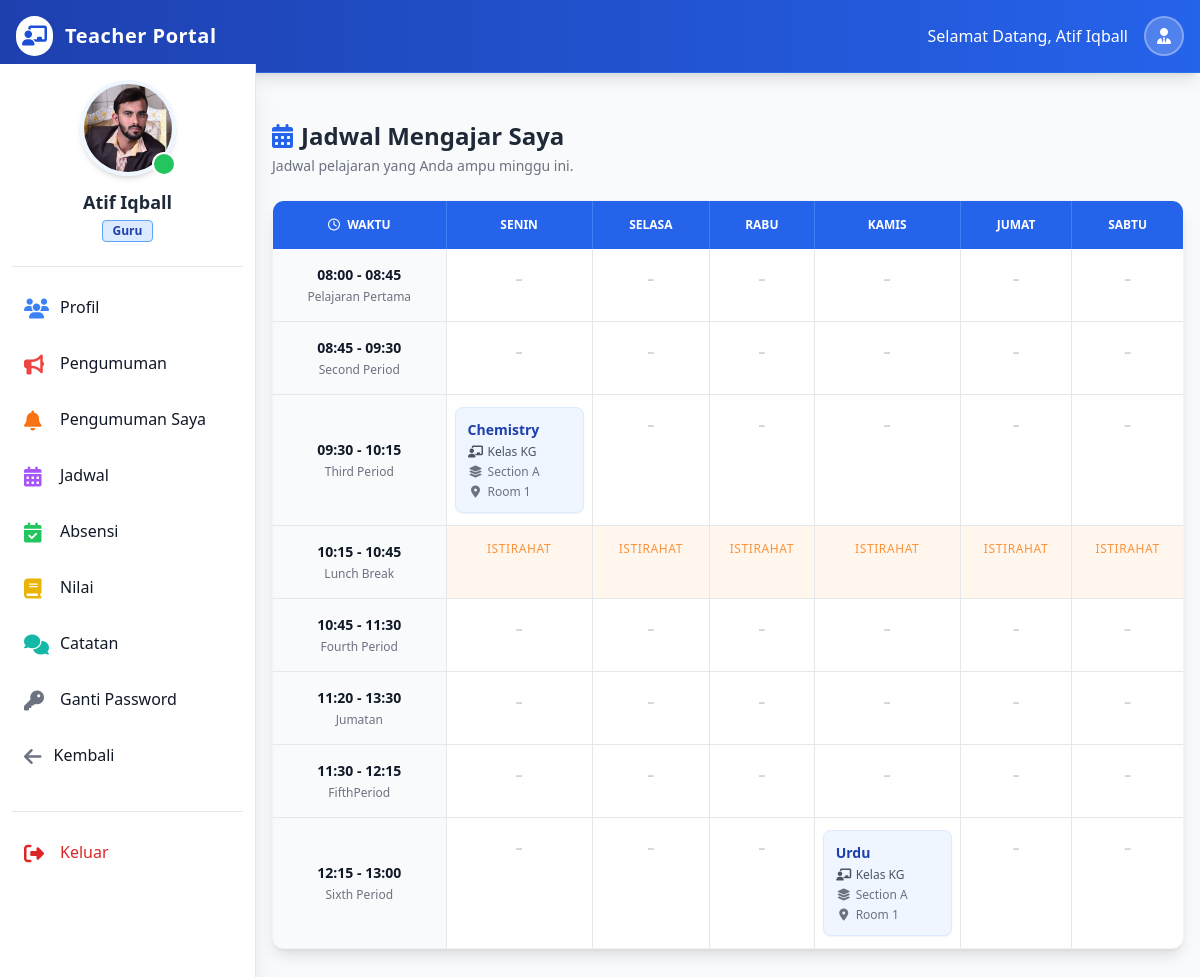
The page /guru/index.php?jadwal (signed in) on the database its author committed.
### tables this page shows
CREATE TABLE `guru` (
  `id_guru` int NOT NULL,
  `nama_guru` varchar(100) NOT NULL,
  `email_guru` varchar(100) NOT NULL,
  `password_guru` varchar(200) NOT NULL,
  `tanggal_lahir_guru` date NOT NULL,
  `foto_guru` varchar(300) NOT NULL,
  `mapel_guru` varchar(50) NOT NULL,
  `telepon_guru` varchar(30) NOT NULL,
  `alamat_guru` varchar(100) NOT NULL,
  `umur_guru` int NOT NULL,
  `jekel_guru` enum('Laki_Laki','Perempuan') NOT NULL,
  `status_guru` enum('Aktif','Disable') NOT NULL DEFAULT 'Aktif',
  `tanggal_regis_guru` datetime NOT NULL DEFAULT CURRENT_TIMESTAMP
);

CREATE TABLE `sesi` (
  `id_sesi` int NOT NULL,
  `nama_sesi` varchar(50) NOT NULL,
  `jam_mulai_sesi` time NOT NULL,
  `jam_berakhir_sesi` time NOT NULL,
  `created_at` datetime NOT NULL DEFAULT CURRENT_TIMESTAMP
);

CREATE TABLE `mapel` (
  `id_mapel` int NOT NULL,
  `kode_mapel` varchar(20) NOT NULL,
  `nama_mapel` varchar(50) NOT NULL,
  `created_at` datetime NOT NULL DEFAULT CURRENT_TIMESTAMP
);

CREATE TABLE `kelas` (
  `id_kelas` int NOT NULL,
  `nama_kelas` varchar(50) NOT NULL,
  `nama_mapel` varchar(300) NOT NULL,
  `nama_seksi` varchar(50) NOT NULL,
  `k_id_guru` int NOT NULL,
  `created_at` datetime NOT NULL DEFAULT CURRENT_TIMESTAMP
);

CREATE TABLE `seksi` (
  `id_seksi` int NOT NULL,
  `judul_seksi` varchar(50) DEFAULT NULL,
  `created_at` datetime NOT NULL DEFAULT CURRENT_TIMESTAMP
);

CREATE TABLE `ruangan` (
  `id_ruangan` int NOT NULL,
  `nama_ruangan` varchar(50) NOT NULL,
  `kapasitas_ruangan` int NOT NULL,
  `r_id_kelas` int NOT NULL,
  `r_id_seksi` int NOT NULL,
  `created_at` datetime NOT NULL DEFAULT CURRENT_TIMESTAMP
);

### guru/jadwal.php (the view, shortened to what this page needs)
<div class="p-4 sm:ml-64">
    <div class="max-w-6xl mx-auto mt-10">
        <div class="mb-6">
            <h1 class="text-2xl font-bold text-gray-800 flex items-center">
                <i class="fas fa-calendar-alt text-blue-600 mr-2"></i> Jadwal Mengajar Saya
            </h1>
            <p class="text-gray-500 text-sm mt-1">Jadwal pelajaran yang Anda ampu minggu ini.</p>
        </div>
        <div class="bg-white rounded-xl shadow-lg border border-gray-100 overflow-hidden">
            <div class="overflow-x-auto">
                <table class="w-full text-sm text-left text-gray-500">
                    <thead class="text-xs text-white uppercase bg-blue-600 text-center">
                        <tr>
                            <th scope="col" class="px-6 py-4 border-r border-blue-500">
                                <i class="far fa-clock mr-1"></i> Waktu
                            </th>
                            <?php
                            $days = ['Senin', 'Selasa', 'Rabu', 'Kamis', 'Jumat', 'Sabtu'];
                            foreach ($days as $day) : ?>
                                <th scope="col" class="px-6 py-4 border-r border-blue-500 last:border-r-0">
                                    <?= $day ?>
                                </th>
                            <?php endforeach; ?>
                        </tr>
                    </thead>
                    <tbody class="divide-y divide-gray-200">
                        <?php
                        $teacher_id = $_SESSION['teacher_id'];
                        $sessions = [];
                        $sesi_sql = "SELECT * FROM `sesi` ORDER BY jam_mulai_sesi ASC";
                        $sesi_result = $conn->query($sesi_sql);
                        while ($row = $sesi_result->fetch_assoc()) {
                            $sessions[] = $row;
                        }
                        $schedule_map = [];
                        $jadwal_sql = "SELECT j.*,
                                              k.nama_kelas,
                                              m.nama_mapel,
                                              r.nama_ruangan,
                                              s.judul_seksi
                                       FROM `jadwal` j
                                       LEFT JOIN `kelas` k ON j.j_id_kelas = k.id_kelas
                                       LEFT JOIN `mapel` m ON j.j_mapel_id = m.id_mapel
                                       LEFT JOIN `ruangan` r ON j.j_id_ruangan = r.id_ruangan
                                       LEFT JOIN `seksi` s ON j.j_id_seksi = s.id_seksi
                                       WHERE j.j_id_guru = '$teacher_id'";
                        $jadwal_result = $conn->query($jadwal_sql);
                        while ($row = $jadwal_result->fetch_assoc()) {
                            $day_name = $row['hari_jadwal'];
                            $session_id = $row['j_id_sesi'];
                            $schedule_map[$day_name][$session_id] = $row;
                        }
                        foreach ($sessions as $sesi) :
                            $sesi_id = $sesi['id_sesi'];
                            $is_break = stripos($sesi['nama_sesi'], 'Rest') !== false || stripos($sesi['nama_sesi'], 'Break') !== false || stripos($sesi['nama_sesi'], 'Istirahat') !== false || stripos($sesi['nama_sesi'], 'Lunch') !== false;
                            $row_class = $is_break ? "bg-orange-50" : "hover:bg-gray-50";
                            $time_display = date('H:i', strtotime($sesi['jam_mulai_sesi'])) . ' - ' . date('H:i', strtotime($sesi['jam_berakhir_sesi']));
                        ?>
                            <tr class="<?= $row_class ?>">
                                <td class="px-4 py-4 font-medium text-gray-900 border-r text-center whitespace-nowrap bg-gray-50">
                                    <div class="text-sm font-bold"><?= $time_display ?></div>
                                    <div class="text-xs text-gray-500 mt-1"><?= $sesi['nama_sesi'] ?></div>
                                </td>
                                <?php foreach ($days as $day) : ?>
                                    <td class="px-2 py-3 border-r border-gray-200 last:border-r-0 text-center align-top h-full">
                                        <?php
                                        if ($is_break) {
                                           echo "<span class='text-orange-400 font-medium text-xs uppercase tracking-wider'>Istirahat</span>";
                                        } else {
                                            if (isset($schedule_map[$day][$sesi_id])) {
                                                $data = $schedule_map[$day][$sesi_id];
                                        ?>
                                                <div class="bg-blue-50 border border-blue-100 rounded-lg p-3 text-left shadow-sm hover:shadow-md transition">
                                                    <div class="font-bold text-blue-800 text-sm mb-1 truncate" title="<?= $data['nama_mapel'] ?>">
                                                        <?= $data['nama_mapel'] ?>
                                                    </div>
                                                    <div class="flex items-center text-xs text-gray-600 mb-1">
                                                        <i class="fas fa-chalkboard-teacher w-4 text-center mr-1"></i>
                                                        Kelas <?= $data['nama_kelas'] ?>
                                                    </div>
                                                    <?php if($data['judul_seksi']) { ?>
                                                    <div class="flex items-center text-xs text-gray-500 mb-1">
                                                        <i class="fas fa-layer-group w-4 text-center mr-1"></i>
                                                        <?= $data['judul_seksi'] ?>
                                                    </div>
                                                    <?php } ?>
                                                    <div class="flex items-center text-xs text-gray-500">
                                                        <i class="fas fa-map-marker-alt w-4 text-center mr-1"></i>
                                                        <?= $data['nama_ruangan'] ?? 'R. -' ?>
                                                    </div>
                                                </div>
                                        <?php
                                            } else {
                                                echo "<span class='text-gray-300 text-2xl font-thin'>-</span>";
                                            }
                                        }
                                        ?>
                                    </td>
                                <?php endforeach; ?>
                            </tr>
                        <?php endforeach; ?>
                    </tbody>
                </table>
            </div>
        </div>
    </div>
</div>

### guru/partials/teacher_sidebar.php (shortened to what this page needs)
<?php
    require_once('../partials/_connection.php');
    $teacher_id = $_SESSION['teacher_id'];
    $sidebar_sql = "SELECT * FROM `guru` WHERE id_guru = '$teacher_id'";
    $sidebar_result = $conn->query($sidebar_sql);
    if ($sidebar_result && $sidebar_result->num_rows > 0) {
        $sidebar_row = $sidebar_result->fetch_assoc();
        $teacher_pic = $sidebar_row['foto_guru'];
        $teacher_name = $sidebar_row['nama_guru'];
    } else {
        $teacher_pic = $_SESSION['teacher_pic'];
        $teacher_name = $_SESSION['teacher_name'];
        $teacher_email = $_SESSION['teacher_email'];
    }
?>
<aside class="fixed left-0 top-16 w-64 h-full bg-white shadow-xl overflow-y-auto border-r border-gray-200 z-40 transition-transform -translate-x-full sm:translate-x-0" id="logo-sidebar" aria-label="Sidebar">
    <div class="h-full px-3 py-4 overflow-y-auto bg-white pb-24">
        <div class="flex flex-col items-center pb-6 border-b border-gray-200 mb-4">
            <div class="relative">
                <img class="w-24 h-24 rounded-full object-cover border-4 border-blue-50 shadow-md" src="../admin/admin_images/registration/<?= $teacher_pic ?>" alt="Profile" onerror="this.src='https://ui-avatars.com/api/?name=<?= urlencode($teacher_name) ?>&background=random'">
                <div class="absolute bottom-0 right-0 w-6 h-6 bg-green-500 border-2 border-white rounded-full"></div>
            </div>
            <h5 class="mt-3 text-lg font-bold text-gray-800 text-center"><?= htmlspecialchars($teacher_name) ?></h5>
            <div class="flex flex-col items-center text-sm text-gray-500 mt-1">
                <span class="bg-blue-100 text-blue-800 text-xs font-semibold px-2.5 py-0.5 rounded border border-blue-400">Guru</span>
            </div>
        </div>
        <ul class="space-y-2 font-medium">
            <li>
                <a href="index.php?profil" class="flex items-center p-3 text-gray-900 rounded-lg hover:bg-blue-50 group transition duration-200">
                    <i class="fas fa-users w-6 h-6 text-xl text-blue-500 group-hover:text-blue-700"></i>
                    <span class="ml-3 group-hover:translate-x-1 transition-transform">Profil</span>
                </a>
            </li>
            <li>
                <a href="index.php?pengumuman" class="flex items-center p-3 text-gray-900 rounded-lg hover:bg-blue-50 group transition duration-200">
                    <i class="fas fa-bullhorn w-6 h-6 text-xl text-red-500 group-hover:text-red-700"></i>
                    <span class="ml-3 group-hover:translate-x-1 transition-transform">Pengumuman</span>
                </a>
            </li>
            <li>
                <a href="index.php?pengumuman_saya" class="flex items-center p-3 text-gray-900 rounded-lg hover:bg-blue-50 group transition duration-200">
                    <i class="fas fa-bell w-6 h-6 text-xl text-orange-500 group-hover:text-orange-700"></i>
                    <span class="ml-3 group-hover:translate-x-1 transition-transform">Pengumuman Saya</span>
                </a>
            </li>
            <li>
                <a href="index.php?jadwal" class="flex items-center p-3 text-gray-900 rounded-lg hover:bg-blue-50 group transition duration-200">
                    <i class="fas fa-calendar-alt w-6 h-6 text-xl text-purple-500 group-hover:text-purple-700"></i>
                    <span class="ml-3 group-hover:translate-x-1 transition-transform">Jadwal</span>
                </a>
            </li>
            <li>
                <a href="index.php?absensi" class="flex items-center p-3 text-gray-900 rounded-lg hover:bg-blue-50 group transition duration-200">
                    <i class="fas fa-calendar-check w-6 h-6 text-xl text-green-500 group-hover:text-green-700"></i>
                    <span class="ml-3 group-hover:translate-x-1 transition-transform">Absensi</span>
                </a>
            </li>
            <li>
                <a href="index.php?nilai" class="flex items-center p-3 text-gray-900 rounded-lg hover:bg-blue-50 group transition duration-200">
                    <i class="fas fa-book w-6 h-6 text-xl text-yellow-500 group-hover:text-yellow-700"></i>
                    <span class="ml-3 group-hover:translate-x-1 transition-transform">Nilai</span>
                </a>
            </li>
            <li>
                <a href="index.php?catatan" class="flex items-center p-3 text-gray-900 rounded-lg hover:bg-blue-50 group transition duration-200">
                    <i class="fas fa-comments w-6 h-6 text-xl text-teal-500 group-hover:text-teal-700"></i>
                    <span class="ml-3 group-hover:translate-x-1 transition-transform">Catatan</span>
                </a>
            </li>
            <li>
                <a href="index.php?ganti_password" class="flex items-center p-3 text-gray-900 rounded-lg hover:bg-blue-50 group transition duration-200">
                    <i class="fas fa-key w-6 h-6 text-xl text-gray-500 group-hover:text-gray-700"></i>
                    <span class="ml-3 group-hover:translate-x-1 transition-transform">Ganti Password</span>
                </a>
            </li>
             <li>
                <a href="../index.php" class="flex items-center p-3 text-gray-900 rounded-lg hover:bg-blue-50 group transition duration-200">
                    <i class="fas fa-arrow-left w-  6 h-6 text-xl text-gray-500 group-hover:text-gray-700"></i>
                    <span class="ml-3 group-hover:translate-x-1 transition-transform">Kembali</span>
                </a>
            </li>
        </ul>
        <div class="mt-8 border-t border-gray-200 pt-4">
            <ul class="space-y-2 font-medium">
                <li>
                     <a href="index.php?logout" class="flex items-center p-3 text-red-600 rounded-lg hover:bg-red-50 group transition duration-200">
                        <i class="fas fa-sign-out-alt w-6 h-6 text-xl"></i>
                        <span class="ml-3">Keluar</span>
                    </a>
                </li>
            </ul>
        </div>
    </div>
</aside>

### guru/partials/teacher_head.php (style rules this page uses)
body { font-family: 'Inter', sans-serif; background-color: #f3f4f6; }

### rows shown on the page
guru: foto_guru (picture), nama_guru "Atif Iqball"
sesi: time_display "08:00 - 08:45", nama_sesi "Pelajaran Pertama"
sesi: time_display "08:45 - 09:30", nama_sesi "Second Period"
sesi: time_display "09:30 - 10:15", nama_sesi "Third Period", id_sesi.nama_mapel "Chemistry", id_sesi.nama_kelas "KG", id_sesi.judul_seksi "Section A", id_sesi.nama_ruangan "Room 1"
sesi: time_display "10:15 - 10:45", nama_sesi "Lunch Break"
sesi: time_display "10:45 - 11:30", nama_sesi "Fourth Period"
sesi: time_display "11:20 - 13:30", nama_sesi "Jumatan"
sesi: time_display "11:30 - 12:15", nama_sesi "FifthPeriod"
sesi: time_display "12:15 - 13:00", nama_sesi "Sixth Period", id_sesi.nama_mapel "Urdu", id_sesi.nama_kelas "KG", id_sesi.judul_seksi "Section A", id_sesi.nama_ruangan "Room 1"

### other values the page prints
$teacher_name "Atif Iqball"
$day "SENIN"
$day "SELASA"
$day "RABU"
$day "KAMIS"
$day "JUMAT"
$day "SABTU"
